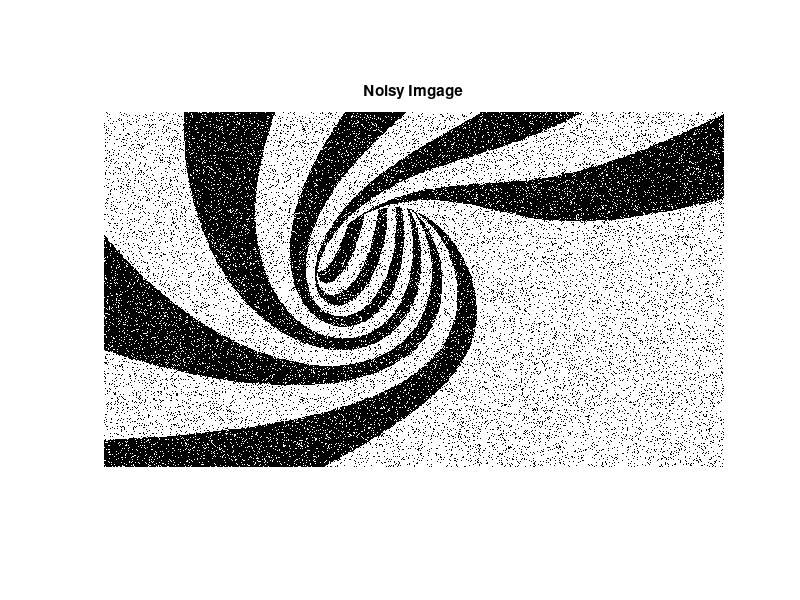
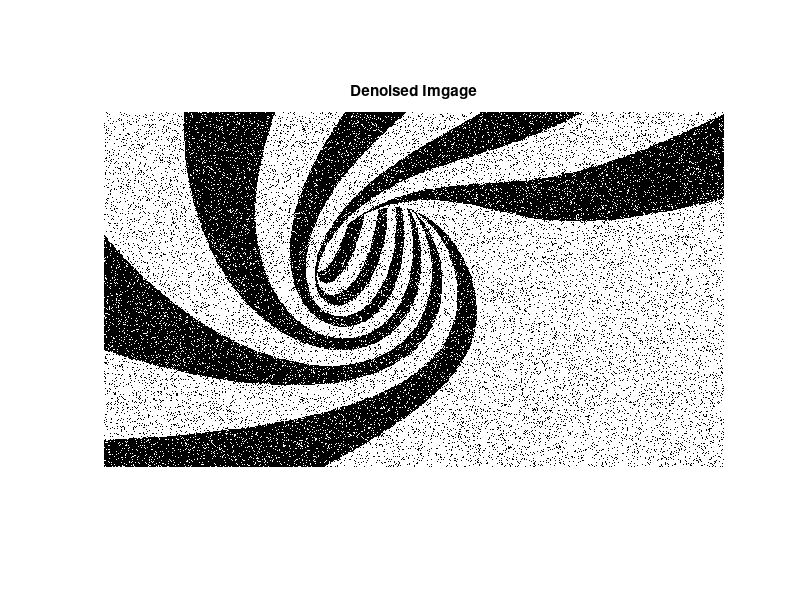
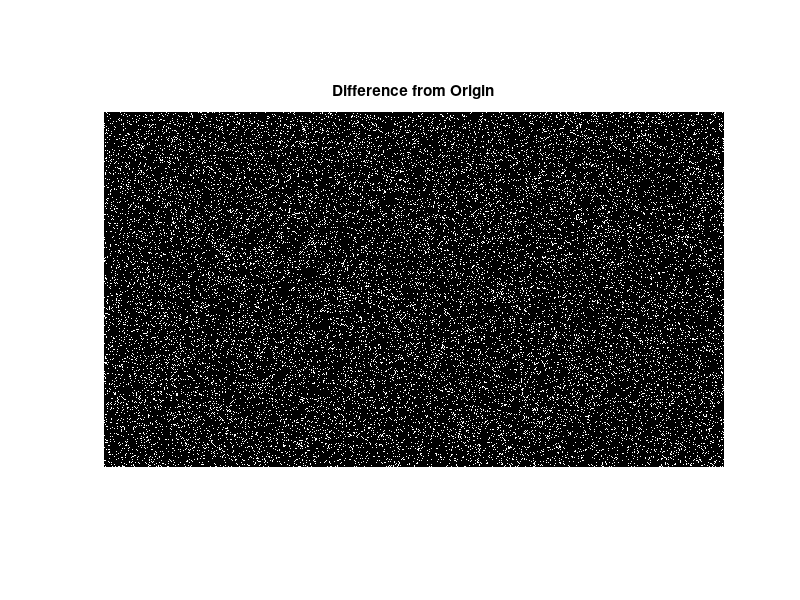

Write MATLAB code to recreate these figures, in order.
% +-----------------------------------
% | PGM - HW1 
% | Question 4 - Image Denoising V2 (dynamic update of Z)
% | Daniel Ribeiro Silva (drsilva)
% +-----------------------------------

load('hw1_images.mat');
%imshow(origImg), figure, imshow(noisyImg);

%RBM constants
h = 1;
beta = 4;
v = 2;


%Node Layers
gridSize = size(noisyImg);
gridX = noisyImg;
gridZ = noisyImg;
totalChanges = 1;

%while doesn't converge
while totalChanges > 0
    totalChanges = 0;
    %for each node Z
    for i = 1:gridSize(1)
        for j = 1:gridSize(2)
            currentX = gridX(i,j);
            currentZ = gridZ(i,j);

            currentEnergyContribution = h*currentZ - v*currentZ*currentX;
            
            %contribution from left neighbor
            if(j>1)
                leftZ = gridZ(i,j-1);
                currentEnergyContribution = currentEnergyContribution - beta*leftZ*currentZ;
            end
            %contribution from right neighbor
            if(j<gridSize(2))
                rightZ = gridZ(i,j+1);
                currentEnergyContribution = currentEnergyContribution - beta*rightZ*currentZ;
            end
            %contribution from top neighbor
            if(i>1)
                topZ = gridZ(i-1,j);
                currentEnergyContribution = currentEnergyContribution - beta*topZ*currentZ;
            end
            %contribution from bottom neighbor
            if(i<gridSize(1))
                bottomZ = gridZ(i+1,j);
                currentEnergyContribution = currentEnergyContribution - beta*bottomZ*currentZ;
            end
            
            if currentEnergyContribution > 0
                gridZ(i,j) = - currentZ;
                totalChanges = totalChanges + 1;
            end
        
        end 
    end
    
    fprintf('total changes: %f\n',totalChanges);
    
end

denoisedImg = gridZ;
figure, imshow(noisyImg), title('Noisy Imgage');
figure, imshow(denoisedImg), title('Denoised Imgage');
figure, imshow(abs(origImg-denoisedImg)), title('Difference from Origin');

%compute stats
initialNoiseFrac = sum(sum(origImg~=noisyImg)) / (size(origImg,1)*size(origImg,2));
finalNoiseFrac = sum(sum(origImg~=denoisedImg)) / (size(origImg,1)*size(origImg,2));
fprintf('\ninitial noise rate: %f\n', initialNoiseFrac);
fprintf('final noise rate: %f\n',finalNoiseFrac);

%denoisedImg(200:220,300:320)
%noisyImg(200:220,300:320)


